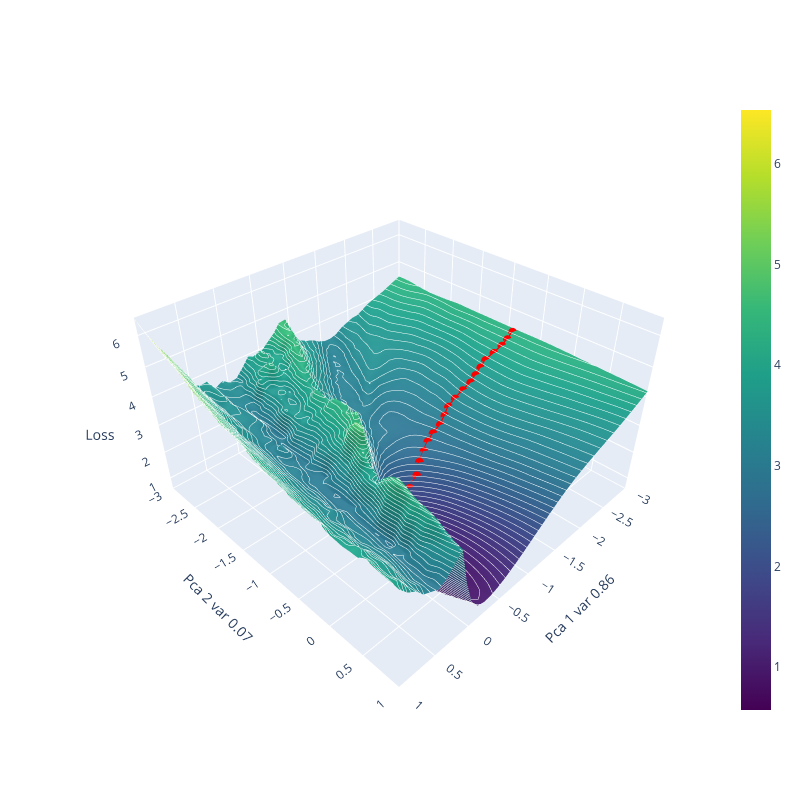

Notebook code for this chart:
### Code cell
plot_optimization_path_3d(losses.T, x_steps, y_steps, projected_dir_one, projected_dir_two, pca)

### Figure 1 — Plotly figure (JSON) as saved in the notebook; plotly's stock layout.template omitted (floating-point values rounded to 4 significant figures; data arrays with more than 128 entries replaced by an {"elided": "..."} marker saying what was removed)
{"data": [{"colorscale": [[0, "#440154"], [0.1111, "#482878"], [0.2222, "#3e4989"], [0.3333, "#31688e"], [0.4444, "#26828e"], [0.5556, "#1f9e89"], [0.6667, "#35b779"], [0.7778, "#6ece58"], [0.8889, "#b5de2b"], [1, "#fde725"]], "contours": {"z": {"color": "white", "end": 6.534, "show": true, "size": 0.1, "start": 0.575}}, "name": "Loss Landscape", "type": "surface", "x": [-3, -2.897, -2.795, -2.692, -2.59, -2.487, -2.385, -2.282, -2.179, -2.077, -1.974, -1.872, -1.769, -1.667, -1.564, -1.462, -1.359, -1.256, -1.154, -1.051, -0.9487, -0.8462, -0.7436, -0.641, -0.5385, -0.4359, -0.3333, -0.2308, -0.1282, -0.02564, 0.07692, 0.1795, 0.2821, 0.3846, 0.4872, 0.5897, 0.6923, 0.7949, 0.8974, 1], "y": [-3, -2.897, -2.795, -2.692, -2.59, -2.487, -2.385, -2.282, -2.179, -2.077, -1.974, -1.872, -1.769, -1.667, -1.564, -1.462, -1.359, -1.256, -1.154, -1.051, -0.9487, -0.8462, -0.7436, -0.641, -0.5385, -0.4359, -0.3333, -0.2308, -0.1282, -0.02564, 0.07692, 0.1795, 0.2821, 0.3846, 0.4872, 0.5897, 0.6923, 0.7949, 0.8974, 1], "z": {"elided": "40x40 float values"}}, {"line": {"color": "red", "width": 5}, "marker": {"color": "red", "size": 3}, "mode": "markers+lines", "name": "Optimization Path", "type": "scatter3d", "x": [-2.944, -2.816, -2.698, -2.696, -2.555, -2.413, -2.287, -2.162, -2.044, -2.042, -1.904, -1.758, -1.623, -1.502, -1.376, -1.374, -1.238, -1.112, -0.988, -0.8554, -0.739, -0.7373, -0.6152, -0.4799, -0.3381, -0.1901, -0.001452, 0], "y": [-0.897, -0.8737, -0.8633, -0.8636, -0.8725, -0.8869, -0.8575, -0.83, -0.8046, -0.8042, -0.806, -0.8006, -0.7855, -0.7322, -0.6894, -0.689, -0.675, -0.6405, -0.5829, -0.5277, -0.4566, -0.4555, -0.4445, -0.3732, -0.2805, -0.1734, -0.0007539, 0], "z": [4.292, 4.176, 4.073, 4.072, 3.95, 3.827, 3.723, 3.619, 3.518, 3.517, 3.396, 3.272, 3.16, 3.052, 2.935, 2.933, 2.822, 2.738, 2.639, 2.515, 2.286, 2.282, 2.031, 1.578, 1.055, 0.7034, 0.7967, 0.8098]}], "layout": {"height": 800, "scene": {"aspectmode": "manual", "aspectratio": {"x": 1, "y": 1, "z": 0.6}, "xaxis": {"range": [-3, 1], "title": {"text": "Pca 1 var 0.86"}}, "yaxis": {"range": [-3, 1], "title": {"text": "Pca 2 var 0.07"}}, "zaxis": {"range": [0.575, 6.534], "title": {"text": "Loss"}}}, "width": 800}}
